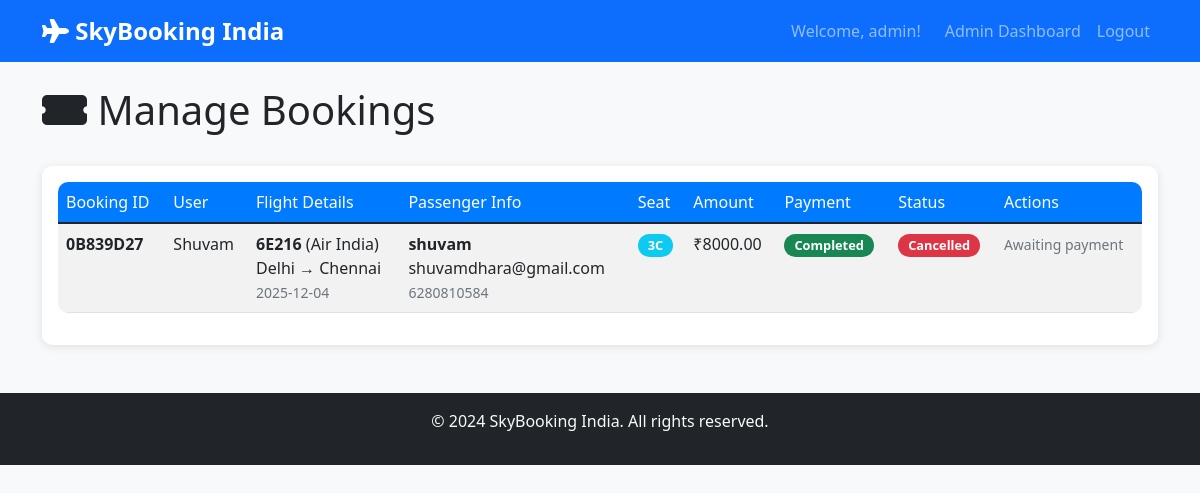
Screenshot of /admin/bookings (signed in) with the database file from the repository.
### tables this page shows
CREATE TABLE bookings
                 (id INTEGER PRIMARY KEY AUTOINCREMENT,
                  booking_id TEXT UNIQUE NOT NULL,
                  user_id INTEGER,
                  flight_id INTEGER,
                  seat_id INTEGER,
                  passenger_name TEXT NOT NULL,
                  passenger_email TEXT NOT NULL,
                  passenger_phone TEXT NOT NULL,
                  booking_date TIMESTAMP DEFAULT CURRENT_TIMESTAMP,
                  payment_status TEXT DEFAULT 'pending',
                  booking_status TEXT DEFAULT 'pending',
                  amount DECIMAL(10,2) NOT NULL,
                  FOREIGN KEY (user_id) REFERENCES users (id),
                  FOREIGN KEY (flight_id) REFERENCES flights (id),
                  FOREIGN KEY (seat_id) REFERENCES seats (id));

CREATE TABLE users
                 (id INTEGER PRIMARY KEY AUTOINCREMENT,
                  username TEXT UNIQUE NOT NULL,
                  password TEXT NOT NULL,
                  email TEXT NOT NULL,
                  user_type TEXT NOT NULL,
                  created_at TIMESTAMP DEFAULT CURRENT_TIMESTAMP);

CREATE TABLE flights
                 (id INTEGER PRIMARY KEY AUTOINCREMENT,
                  flight_number TEXT UNIQUE NOT NULL,
                  airline TEXT NOT NULL,
                  departure_airport_id INTEGER,
                  arrival_airport_id INTEGER,
                  departure_date DATE NOT NULL,
                  departure_time TIME NOT NULL,
                  arrival_time TIME NOT NULL,
                  price DECIMAL(10,2) NOT NULL,
                  total_seats INTEGER DEFAULT 60,
                  available_seats INTEGER DEFAULT 60,
                  status TEXT DEFAULT 'active',
                  FOREIGN KEY (departure_airport_id) REFERENCES airports (id),
                  FOREIGN KEY (arrival_airport_id) REFERENCES airports (id));

CREATE TABLE airports
                 (id INTEGER PRIMARY KEY AUTOINCREMENT,
                  code TEXT UNIQUE NOT NULL,
                  name TEXT NOT NULL,
                  city TEXT NOT NULL,
                  state TEXT NOT NULL);

CREATE TABLE seats
                 (id INTEGER PRIMARY KEY AUTOINCREMENT,
                  flight_id INTEGER,
                  seat_number TEXT NOT NULL,
                  is_booked BOOLEAN DEFAULT 0,
                  FOREIGN KEY (flight_id) REFERENCES flights (id));

### app.py (the view)
@app.route('/admin/bookings')
def admin_bookings():
    if 'user_id' not in session or session.get('user_type') != 'admin':
        return redirect(url_for('login'))
    conn = get_db_connection()
    bookings = conn.execute('''
        SELECT b.*, f.flight_number, f.airline, f.departure_date,
               dep.city as departure_city, arr.city as arrival_city,
               u.username, s.seat_number
        FROM bookings b
        JOIN flights f ON b.flight_id = f.id
        JOIN airports dep ON f.departure_airport_id = dep.id
        JOIN airports arr ON f.arrival_airport_id = arr.id
        JOIN users u ON b.user_id = u.id
        JOIN seats s ON b.seat_id = s.id
        ORDER BY b.booking_date DESC
    ''').fetchall()
    conn.close()
    return render_template('admin_bookings.html', bookings=bookings)

### app.py (called while the page is built)
def get_db_connection():
    conn = sqlite3.connect('flight_system.db')
    conn.row_factory = sqlite3.Row
    return conn

### templates/admin_bookings.html (shortened to what this page needs)
{% extends "base.html" %}
{% block content %}
<div class="d-flex justify-content-between align-items-center mb-4">
    <h1><i class="fas fa-ticket-alt"></i> Manage Bookings</h1>
</div>
<div class="card">
    <div class="card-body">
        {% if bookings %}
            <div class="table-responsive">
                <table class="table table-striped">
                    <thead>
                        <tr>
                            <th>Booking ID</th>
                            <th>User</th>
                            <th>Flight Details</th>
                            <th>Passenger Info</th>
                            <th>Seat</th>
                            <th>Amount</th>
                            <th>Payment</th>
                            <th>Status</th>
                            <th>Actions</th>
                        </tr>
                    </thead>
                    <tbody>
                        {% for booking in bookings %}
                        <tr>
                            <td><strong>{{ booking.booking_id }}</strong></td>
                            <td>{{ booking.username }}</td>
                            <td>
                                <strong>{{ booking.flight_number }}</strong> ({{ booking.airline }})<br>
                                {{ booking.departure_city }} → {{ booking.arrival_city }}<br>
                                <small class="text-muted">{{ booking.departure_date }}</small>
                            </td>
                            <td>
                                <strong>{{ booking.passenger_name }}</strong><br>
                                {{ booking.passenger_email }}<br>
                                <small class="text-muted">{{ booking.passenger_phone }}</small>
                            </td>
                            <td><span class="badge bg-info">{{ booking.seat_number }}</span></td>
                            <td>₹{{ "%.2f"|format(booking.amount) }}</td>
                            <td>
                                <span class="badge bg-{% if booking.payment_status == 'completed' %}success{% else %}warning{% endif %}">
                                    {{ booking.payment_status|title }}
                                </span>
                            </td>
                            <td>
                                <span class="badge bg-{% if booking.booking_status == 'approved' %}success{% elif booking.booking_status == 'pending' %}warning{% else %}danger{% endif %}">
                                    {{ booking.booking_status|title }}
                                </span>
                            </td>
                            <td>
                                {% if booking.booking_status == 'pending' and booking.payment_status == 'completed' %}
                                    <a href="{{ url_for('approve_booking', booking_id=booking.id) }}"
                                       class="btn btn-sm btn-success mb-1">
                                        <i class="fas fa-check"></i> Approve
                                    </a>
                                    <a href="{{ url_for('deny_booking', booking_id=booking.id) }}"
                                       class="btn btn-sm btn-danger"
                                       onclick="return confirm('Are you sure you want to deny this booking?')">
                                        <i class="fas fa-times"></i> Deny
                                    </a>
                                {% elif booking.booking_status == 'approved' %}
                                    <span class="text-success"><i class="fas fa-check-circle"></i> Approved</span>
                                {% elif booking.booking_status == 'denied' %}
                                    <span class="text-danger"><i class="fas fa-times-circle"></i> Denied</span>
                                {% else %}
                                    <small class="text-muted">Awaiting payment</small>
                                {% endif %}
                            </td>
                        </tr>
                        {% endfor %}
                    </tbody>
                </table>
            </div>
        {% else %}
            <p class="text-muted">No bookings found</p>
        {% endif %}
    </div>
</div>
{% endblock %}

### templates/base.html (shortened to what this page needs)
<!DOCTYPE html>
<html lang="en">
<head>
    <link href="https://cdn.jsdelivr.net/npm/bootstrap@5.1.3/dist/css/bootstrap.min.css" rel="stylesheet">
    <link href="https://cdnjs.cloudflare.com/ajax/libs/font-awesome/6.0.0/css/all.min.css" rel="stylesheet">
    <link href="{{ url_for('static', filename='css/style.css') }}" rel="stylesheet">
</head>
<body>
    <nav class="navbar navbar-expand-lg navbar-dark bg-primary">
        <div class="container">
            <a class="navbar-brand" href="{{ url_for('index') }}">
                <i class="fas fa-plane"></i> SkyBooking India
            </a>
            <div class="navbar-nav ms-auto">
                {% if session.get('user_id') %}
                    <span class="navbar-text me-3">Welcome, {{ session.get('username', 'User') }}!</span>
                    {% if session.get('user_type') == 'admin' %}
                        <a class="nav-link" href="{{ url_for('admin_dashboard') }}">Admin Dashboard</a>
                    {% else %}
                        <a class="nav-link" href="{{ url_for('user_dashboard') }}">My Dashboard</a>
                        <a class="nav-link" href="{{ url_for('search_flights') }}">Search Flights</a>
                    {% endif %}
                    <a class="nav-link" href="{{ url_for('logout') }}">Logout</a>
                {% else %}
                    <a class="nav-link" href="{{ url_for('login') }}">Login</a>
                    <a class="nav-link" href="{{ url_for('register') }}">Register</a>
                {% endif %}
            </div>
        </div>
    </nav>
    <main class="container mt-4">
        {% block content %}{% endblock %}
    </main>
    <footer class="bg-dark text-light text-center py-3 mt-5">
        <p>&copy; 2024 SkyBooking India. All rights reserved.</p>
    </footer>
</body>
</html>

### static/css/style.css (style rules this page uses)
body { background-color: #f8f9fa; font-family: 'Segoe UI', Tahoma, Geneva, Verdana, sans-serif; }
.navbar-brand { font-weight: bold; font-size: 1.5rem; }
.card { border: none; border-radius: 10px; box-shadow: 0 2px 10px rgba(0,0,0,0.1); transition: transform 0.2s; }
.badge { font-size: 0.8rem; padding: 5px 10px; border-radius: 12px; }
.table { background-color: white; border-radius: 10px; overflow: hidden; }
.table thead th { background-color: #007bff; color: white; border: none; font-weight: 500; }
footer { margin-top: auto; }

### rows the page displays
bookings: booking_id "0B839D27", username "Shuvam", flight_number "6E216", airline "Air India", departure_city "Delhi", arrival_city "Chennai", departure_date "2025-12-04", passenger_name "shuvam", passenger_email "shuvamdhara@gmail.com", passenger_phone "6280810584", seat_number "3C", amount "8000.00", payment_status "Completed", booking_status "Cancelled", shows "Awaiting payment"

### other values shown
{{ session.get('username', 'User') }} "admin"
